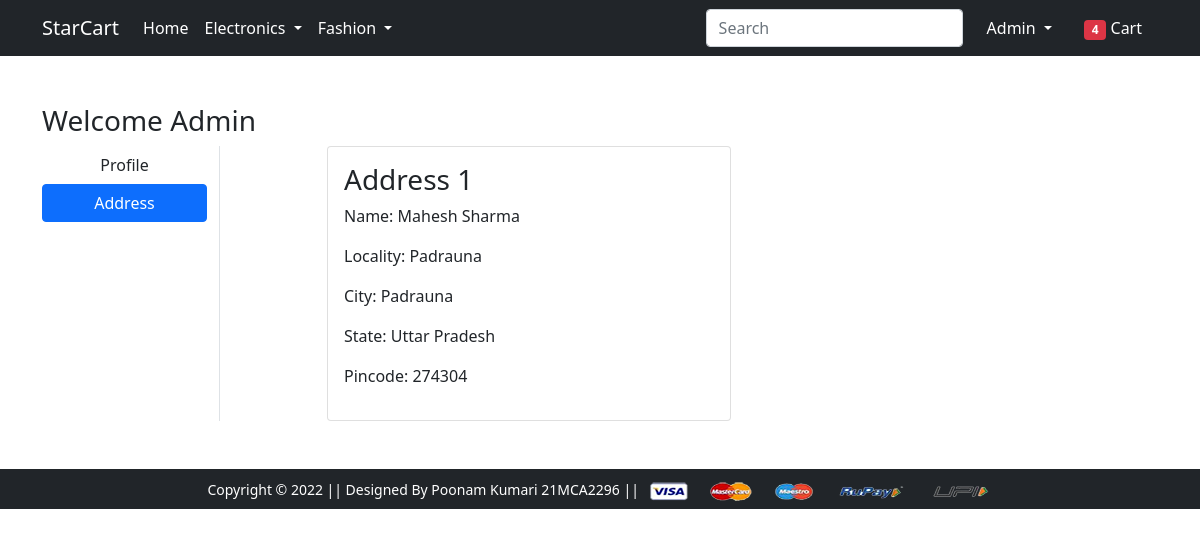
The page /address/ (signed in) on the database its author committed.
### app/models.py (models this page shows, shortened)
class Customer ( models.Model ) :
    user = models.ForeignKey ( User , on_delete = models.CASCADE )
    name = models.CharField ( max_length = 200 )
    locality = models.CharField ( max_length = 200 )
    city = models.CharField ( max_length = 50 )
    zipcode = models.IntegerField()
    state = models.CharField(choices = STATE_CHOICES , max_length = 50)

### app/views.py (the view)
# urls.py: path('address/', views.address, name='address'),
@login_required
def address(request):
    add = Customer.objects.filter(user=request.user)
    return render(request, 'app/address.html',{'add':add,'active':'btn-primary'})

### app/templates/app/address.html (shortened to what this page needs)
{% extends 'app/base.html' %}
{% load static %}
{% block main-content %}
<div class="container my-5">
 <div class="row">
 <h3>Welcome <span class="text-capitalize" >{{request.user}}</span></h3>
  <div class="col-sm-2 border-end">
   <ul class="list-unstyled">
    <li class="d-grid"><a href="{% url 'profile' %}" class="btn">Profile</a></li>
    <li class="d-grid"><a href="{% url 'address' %}" class="btn {{active}}">Address</a></li>
   </ul>
  </div>
  <div class="col-sm-9 offset-sm-1">
   <div class="row">
    {% for ad in add %}
    <div class="col-sm-6">
     <div class="card">
      <div class="card-body">
       <h3>Address {{forloop.counter}} </h3>
       <p>Name: {{ad.name}} </p>
       <p>Locality: {{ad.locality}} </p>
       <p>City: {{ad.city}} </p>
       <p>State: {{ad.state}} </p>
       <p>Pincode: {{ad.zipcode}} </p>
      </div>
     </div>
    </div>
    {% endfor %}
    </div>
   </div>
  </div>
 </div>
{% endblock main-content %}

### app/templates/app/base.html (shortened to what this page needs)
<!doctype html>
{% load static %}
<html lang="en">
  <head>
    <link rel="stylesheet" href="{% static 'app/css/bootstrap.min.css' %}">
    <link rel="stylesheet" href="{% static 'app/css/owl.carousel.min.css' %}">
    <link rel="stylesheet" href="{% static 'app/css/all.min.css' %}">
    <link rel="stylesheet" href="{% static 'app/css/style.css' %}">
  </head>
  <body>
    <nav class="navbar navbar-expand-lg navbar-dark bg-dark">
     <div class="container">
       <a class="navbar-brand" href="/">StarCart</a>
       <div class="collapse navbar-collapse" id="navbarSupportedContent">
         <ul class="navbar-nav me-auto mb-2 mb-lg-0">
           <li class="nav-item">
             <a class="nav-link active" aria-current="page" href="/">Home</a>
           </li>
           <li class="nav-item dropdown">
             <a class="nav-link dropdown-toggle text-white" href="#" id="electronicsDropdown" role="button" data-bs-toggle="dropdown" aria-expanded="false">
               Electronics
             </a>
           </li>
           <li class="nav-item dropdown">
             <a class="nav-link dropdown-toggle text-white" href="#" id="fashionDropdown" role="button" data-bs-toggle="dropdown" aria-expanded="false">
               Fashion
             </a>
           </li>
         </ul>
         <form class="d-flex">
           <input class="form-control me-2" type="search" placeholder="Search" aria-label="Search">
         </form>
         <div>
          <ul class="navbar-nav me-auto mb-2 mb-lg-0">
            {% if request.user.is_authenticated %}
           <li class="nav-item dropdown mx-2">
              <a class="nav-link dropdown-toggle text-white" href="#" id="profileDropdown" role="button" data-bs-toggle="dropdown" aria-expanded="false">
                {{request.user.username|capfirst}}
              </a>
            </li>
            <li class="nav-item mx-2">
             <a href="{% url 'showcart' %}" class="nav-link text-white"><span class="badge bg-danger">4</span> Cart </a>
            </li>
            {% endif %}
          </ul>
         </div>
       </div>
     </div>
    </nav>
    {% block main-content %} {% endblock main-content %}
    <footer class="container-fluid bg-dark text-center p-2 mt-5">
        <small class="text-white">Copyright &copy; 2022 || Designed By Poonam Kumari 21MCA2296 || </small>
        <img src="{% static 'app/images/payment.png' %}" alt="" srcset="" class="img-fluid" height="2px">
    </footer>
  </body>
</html>

### rows shown on the page
Customer: name "Mahesh Sharma", locality "Padrauna", city "Padrauna", state "Uttar Pradesh", zipcode "274304"

### other values the page prints
{{ request.user.username|capfirst }} "Admin"
{{ request.user }} "Admin"
